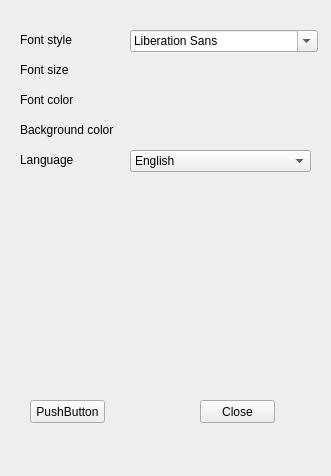
<?xml version="1.0" encoding="UTF-8"?>
<ui version="4.0">
 <class>MainWindow</class>
 <widget class="QMainWindow" name="MainWindow">
  <property name="geometry">
   <rect>
    <x>0</x>
    <y>0</y>
    <width>331</width>
    <height>476</height>
   </rect>
  </property>
  <property name="windowTitle">
   <string>MainWindow</string>
  </property>
  <widget class="QWidget" name="centralwidget">
   <widget class="QPushButton" name="button_save_settings">
    <property name="geometry">
     <rect>
      <x>30</x>
      <y>400</y>
      <width>75</width>
      <height>23</height>
     </rect>
    </property>
    <property name="text">
     <string>PushButton</string>
    </property>
   </widget>
   <widget class="QPushButton" name="button_close">
    <property name="geometry">
     <rect>
      <x>200</x>
      <y>400</y>
      <width>75</width>
      <height>23</height>
     </rect>
    </property>
    <property name="text">
     <string>Close</string>
    </property>
   </widget>
   <widget class="QLabel" name="label">
    <property name="geometry">
     <rect>
      <x>20</x>
      <y>30</y>
      <width>101</width>
      <height>20</height>
     </rect>
    </property>
    <property name="text">
     <string>Font style</string>
    </property>
   </widget>
   <widget class="QFontComboBox" name="fontComboBox">
    <property name="geometry">
     <rect>
      <x>130</x>
      <y>30</y>
      <width>188</width>
      <height>22</height>
     </rect>
    </property>
   </widget>
   <widget class="QLabel" name="label_2">
    <property name="geometry">
     <rect>
      <x>20</x>
      <y>60</y>
      <width>101</width>
      <height>20</height>
     </rect>
    </property>
    <property name="text">
     <string>Font size</string>
    </property>
   </widget>
   <widget class="QLabel" name="label_3">
    <property name="geometry">
     <rect>
      <x>20</x>
      <y>90</y>
      <width>101</width>
      <height>20</height>
     </rect>
    </property>
    <property name="text">
     <string>Font color</string>
    </property>
   </widget>
   <widget class="QLabel" name="label_4">
    <property name="geometry">
     <rect>
      <x>20</x>
      <y>120</y>
      <width>101</width>
      <height>20</height>
     </rect>
    </property>
    <property name="text">
     <string>Background color</string>
    </property>
   </widget>
   <widget class="QLabel" name="label_5">
    <property name="geometry">
     <rect>
      <x>20</x>
      <y>150</y>
      <width>101</width>
      <height>20</height>
     </rect>
    </property>
    <property name="text">
     <string>Language</string>
    </property>
   </widget>
   <widget class="QComboBox" name="comboBox">
    <property name="geometry">
     <rect>
      <x>130</x>
      <y>150</y>
      <width>181</width>
      <height>22</height>
     </rect>
    </property>
    <item>
     <property name="text">
      <string>English</string>
     </property>
    </item>
    <item>
     <property name="text">
      <string>Croatian</string>
     </property>
    </item>
    <item>
     <property name="text">
      <string>French</string>
     </property>
    </item>
    <item>
     <property name="text">
      <string>German</string>
     </property>
    </item>
    <item>
     <property name="text">
      <string>Spanish</string>
     </property>
    </item>
   </widget>
  </widget>
 </widget>
 <resources/>
 <connections/>
</ui>
